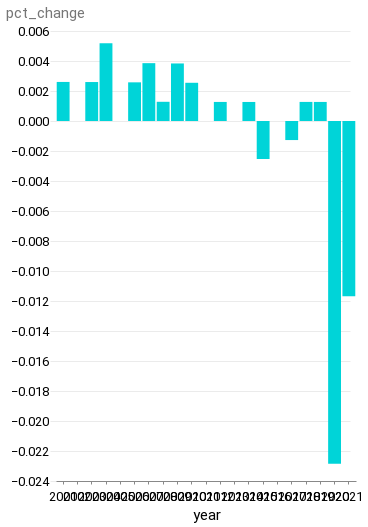

This figure's notebook cell:
### Code cell
alt.Chart(df_overall).mark_bar().encode(x="year", y="pct_change").properties(width=300)

### Figure 1 — Vega-Lite specification as saved in the notebook (floating-point values rounded to 4 significant figures)
{"config": {"view": {"width": 800, "height": 450, "strokeOpacity": 0}, "background": "#ffffff", "title": {"anchor": "start", "font": "Summit Sans", "fontColor": "palette[\"black\"]", "fontSize": 18, "fontWeight": "normal"}, "arc": {"fill": "#00d4d8"}, "area": {"fill": "#00d4d8"}, "line": {"stroke": "#00d4d8", "strokeWidth": 3}, "path": {"stroke": "#00d4d8"}, "rect": {"fill": "#00d4d8"}, "shape": {"stroke": "#00d4d8"}, "bar": {"fill": "#00d4d8"}, "point": {"stroke": "#00d4d8"}, "symbol": {"fill": "#00d4d8", "size": 30}, "axis": {"titleFont": "Roboto", "titleFontSize": 15, "titleFontWeight": "normal", "labelFont": "Roboto, sans", "labelFontSize": 13, "labelFontWeight": "normal"}, "axisX": {"labelAngle": 0, "labelPadding": 6, "tickSize": 3, "grid": false}, "axisY": {"labelBaseline": "middle", "maxExtent": 45, "minExtent": 45, "titleAlign": "left", "titleAngle": 0, "titleX": -45, "titleY": -11, "domainOpacity": 0, "gridWidth": 0.6, "gridColor": "#dddddd", "offset": 6, "tickSize": 0, "titleColor": "#767676"}, "legend": {"titleFont": "Roboto", "titleFontSize": 15, "titleFontWeight": "normal", "symbolType": "square", "labelFont": "Roboto, sans", "labelFontSize": 13}, "range": {"category": ["#005f66", "#e37e2d", "#d64a3b", "#76b0ef", "#c1bc40"], "diverging": ["#e68a4f", "#f4bb6a", "#f9e39c", "#dadfe2", "#a6b7c6", "#849eae"], "heatmap": ["#7ff6f6", "#00eeef", "#00d4d8", "#00abb2", "#00848b", "#fbf2c7", "#00363d"], "ordinal": ["#7ff6f6", "#00eeef", "#00d4d8", "#00abb2", "#00848b", "#fbf2c7", "#00363d"], "ramp": ["#7ff6f6", "#00eeef", "#00d4d8", "#00abb2", "#00848b", "#fbf2c7", "#00363d"]}}, "data": {"name": "data-804043bc6c821e7d9455ba6c156fb9b2"}, "mark": "bar", "encoding": {"x": {"field": "year", "type": "nominal"}, "y": {"field": "pct_change", "type": "quantitative"}}, "width": 300, "$schema": "https://vega.github.io/schema/vega-lite/v4.17.0.json", "datasets": {"data-804043bc6c821e7d9455ba6c156fb9b2": [{"year": "2000", "overall": 76.8, "pct_change": null, "yearly_chg": null}, {"year": "2001", "overall": 77, "pct_change": 0.002604, "yearly_chg": 0.2}, {"year": "2002", "overall": 77, "pct_change": 0.0, "yearly_chg": 0}, {"year": "2003", "overall": 77.2, "pct_change": 0.002597, "yearly_chg": 0.2}, {"year": "2004", "overall": 77.6, "pct_change": 0.005181, "yearly_chg": 0.4}, {"year": "2005", "overall": 77.6, "pct_change": 0.0, "yearly_chg": 0.0}, {"year": "2006", "overall": 77.8, "pct_change": 0.002577, "yearly_chg": 0.2}, {"year": "2007", "overall": 78.1, "pct_change": 0.003856, "yearly_chg": 0.3}, {"year": "2008", "overall": 78.2, "pct_change": 0.00128, "yearly_chg": 0.1}, {"year": "2009", "overall": 78.5, "pct_change": 0.003836, "yearly_chg": 0.3}, {"year": "2010", "overall": 78.7, "pct_change": 0.002548, "yearly_chg": 0.2}, {"year": "2011", "overall": 78.7, "pct_change": 0.0, "yearly_chg": 0.0}, {"year": "2012", "overall": 78.8, "pct_change": 0.001271, "yearly_chg": 0.1}, {"year": "2013", "overall": 78.8, "pct_change": 0.0, "yearly_chg": 0.0}, {"year": "2014", "overall": 78.9, "pct_change": 0.001269, "yearly_chg": 0.1}, {"year": "2015", "overall": 78.7, "pct_change": -0.002535, "yearly_chg": -0.2}, {"year": "2016", "overall": 78.7, "pct_change": 0.0, "yearly_chg": 0.0}, {"year": "2017", "overall": 78.6, "pct_change": -0.001271, "yearly_chg": -0.1}, {"year": "2018", "overall": 78.7, "pct_change": 0.001272, "yearly_chg": 0.1}, {"year": "2019", "overall": 78.8, "pct_change": 0.001271, "yearly_chg": 0.1}, {"year": "2020", "overall": 77, "pct_change": -0.02284, "yearly_chg": -1.8}, {"year": "2021", "overall": 76.1, "pct_change": -0.01169, "yearly_chg": -0.9}]}}
